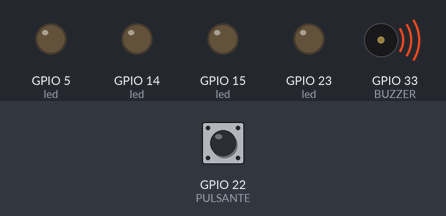
Bench run of a program on a simulated ESP32. Parts: output pins drawn as LEDs (lit = HIGH), buzzer (waves = sounding). The test bench sets the inputs (shaded band); at power-on: GPIO 22 (PULSANTE) HIGH. Random numbers use the default seed unless the program sets one.

Above: at 1.2 s.
1.3 s: GPIO 22 (PULSANTE) pulled LOW for 0.15 s
At 2.3 s:
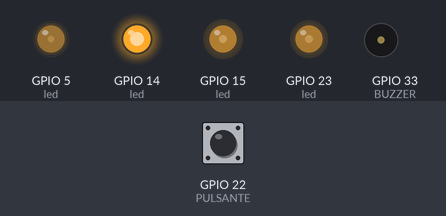
4.3 s: GPIO 22 (PULSANTE) pulled LOW for 1 s
At 6.5 s:
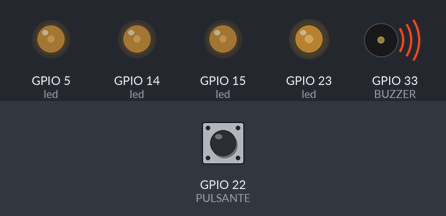
7.3 s: GPIO 22 (PULSANTE) pulled LOW for 0.15 s
At 8.03 s:
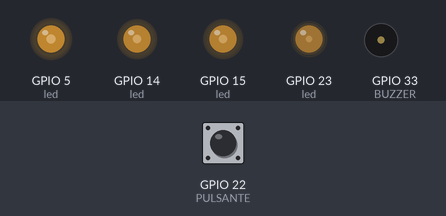
10.3 s: GPIO 22 (PULSANTE) pulled LOW for 3.2 s
At 14.6 s:
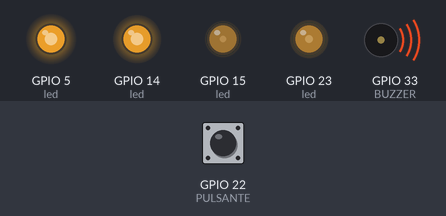
15.0 s: GPIO 22 (PULSANTE) pulled LOW for 0.15 s
At 15.81 s:
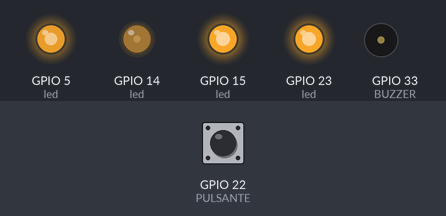
18.0 s: GPIO 22 (PULSANTE) pulled LOW for 1 s
At 20.2 s:
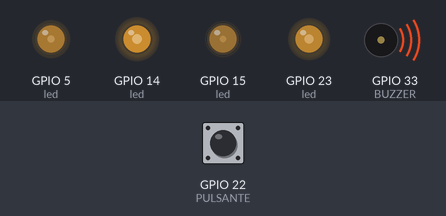
Timing chart, 0 to 22.0 s (numbered marks = the images above; inputs shaded):
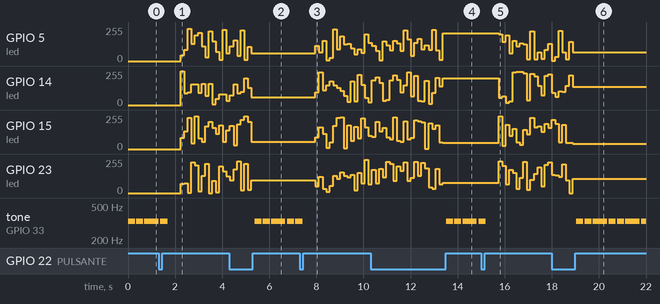

The program:

main.cpp
```cpp
/*
 * Controllo intensità LED con PULSANTE (versione corretta con fronte di salita)
 */


//definizione pin
#define LED1 5
#define LED2 14
#define LED3 15
#define LED4 23
#define BUZZER 33
#define PULSANTE 22


//definizione costanti per PWM
#define FREQ 1000
#define RESOLUTION 8


//definizione variabili globali
//array pin LED
int led[] = {LED1, LED2, LED3, LED4};
//Array con melodia e pause per buzzer
int melodia[] = {330, 330, 330, 330, 330, 330, 330, 392, 262, 294, 330};
int pausa[] = {300, 300, 600, 300, 300, 600, 300, 300, 300, 300, 600};
int pausaNote[] = {50, 50, 80, 50, 50, 80, 30, 30, 30, 30, 60};
//Lunghezza array melodia, non esiste funzione length in C++
int LUNGHEZZA_MELODIA = 11;
//Lunghezza array LED
int numLed = 4;
//Array per memorizzare valori di intensità LED per PWM
int iLed[] = {0, 0, 0, 0};
//Valore massimo per PWM
int maxPWM = (1 << RESOLUTION) - 1;
//variabile per stato luci o buzzer
bool luci = false;


//funzione di interrupt per cambio stato luci/buzzer, viene eseguita al fronte di salita del pulsante
void IRAM_ATTR handleInterrupt() {
  luci = !luci; // cambia stato
}


void setup() {
  Serial.begin(9600);
  //configurazione pin
  pinMode (BUZZER, OUTPUT);
  pinMode(PULSANTE, INPUT_PULLUP);
  //configurazione interrupt sul pulsante
  attachInterrupt(digitalPinToInterrupt(PULSANTE), handleInterrupt, RISING);
  //configurazione canali PWM per i LED
  for (int i = 0; i < numLed; i++) {
    ledcAttach(led[i], FREQ, RESOLUTION);
    ledcWrite(led[i], 0);   // LED spenti all’inizio
  }
}


void loop() {
  // Assicuro che il buzzer sia spento
  noTone(BUZZER);


  // Controllo stato luci o buzzer
  if(luci) {
    //Gestione luci
    noTone(BUZZER);
    // Imposta valori casuali per tutti i LED
    for (int i = 0; i < numLed; i++) {
      int valore;
      for(int i = 0; i < 4; i++) {
        // Genera un valore casuale per l'intensità del LED
        valore = random(0, maxPWM + 1);
        // Evita di ripetere lo stesso valore
        if (iLed[i] != valore) {
           iLed[i] = valore;
        } else {
          valore = random(0, maxPWM + 1);
        }
      }
      // Imposta il valore PWM per il LED
      ledcWrite(led[i], valore);
    }
    delay(150);

  } else {
    //Gestione buzzer
    //Esegue la melodia nell'array
    for (int i = 0; i < LUNGHEZZA_MELODIA; i++){
      tone(BUZZER, melodia[i]); delay(pausa[i]); noTone(BUZZER); delay(pausaNote[i]);
      //Si ferma se il pulsante viene premuto
      if (luci){
        break;
      }
    }
    delay(500); // pausa prima del loop
  }

}
```

Measured:
- after the input at 1.3 s, GPIO 5 (led): 0/255 → 42/255 after 0.93 s, → 84/255 0.15 s later, → 242/255 0.15 s later, → 131/255 0.15 s later, … (14 changes in this stretch); GPIO 14 (led): 0/255 → 253/255 after 0.93 s, → 88/255 0.15 s later, → 95/255 0.15 s later, → 155/255 0.15 s later, … (14 changes in this stretch)
- after the input at 4.3 s, tone on GPIO 33 (BUZZER): plays 330 Hz for 0.30 s, 330 Hz for 0.30 s, 330 Hz for 0.60 s, 330 Hz for 0.30 s, 330 Hz for 0.19 s, starting after 1.1 s
- after the input at 10.3 s, tone on GPIO 33 (BUZZER): goes 330 Hz 0.30 s, silent 0.05 s, 330 Hz 0.30 s, silent 0.05 s, 330 Hz 0.60 s, silent 0.08 s, then 330 Hz, starting after 3.2 s
- after the input at 15.0 s, GPIO 5 (led): 209/255 → 202/255 after 0.74 s, → 146/255 0.15 s later, → 194/255 0.15 s later, → 60/255 0.15 s later, … (16 changes in this stretch); GPIO 14 (led): 199/255 → 55/255 after 0.74 s, → 65/255 0.15 s later, → 18/255 0.15 s later, → 27/255 0.15 s later, … (16 changes in this stretch)
- after the input at 18.0 s, tone on GPIO 33 (BUZZER): plays 330 Hz for 0.30 s, 330 Hz for 0.30 s, 330 Hz for 0.60 s, 330 Hz for 0.30 s, 330 Hz for 0.30 s, 330 Hz for 0.60 s … (7 notes in this stretch), starting after 1.0 s
